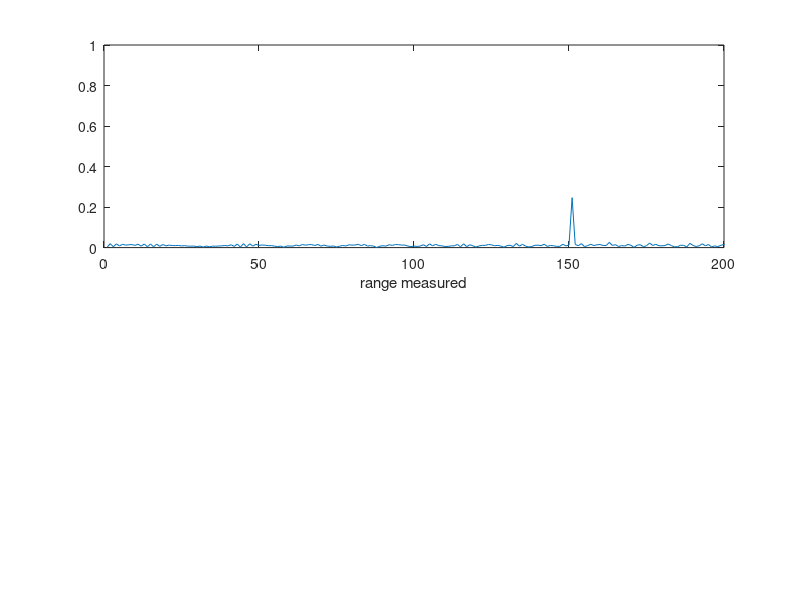
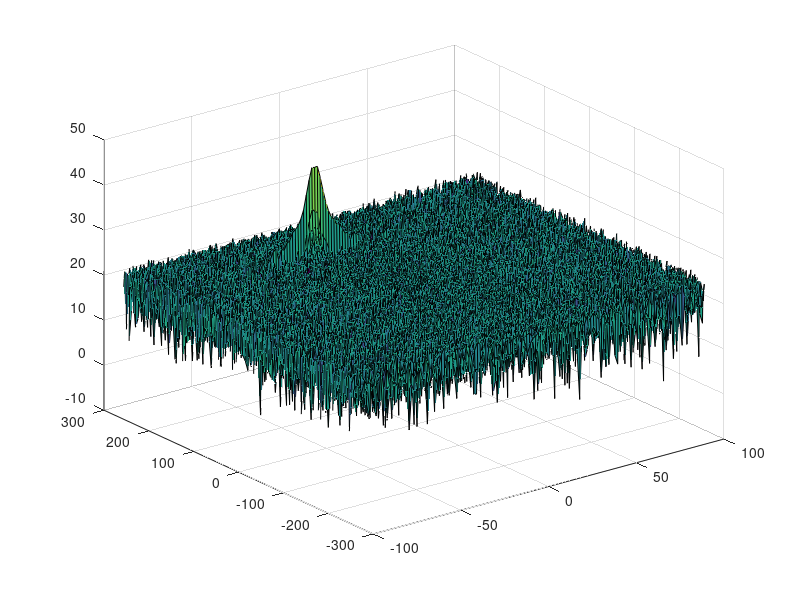
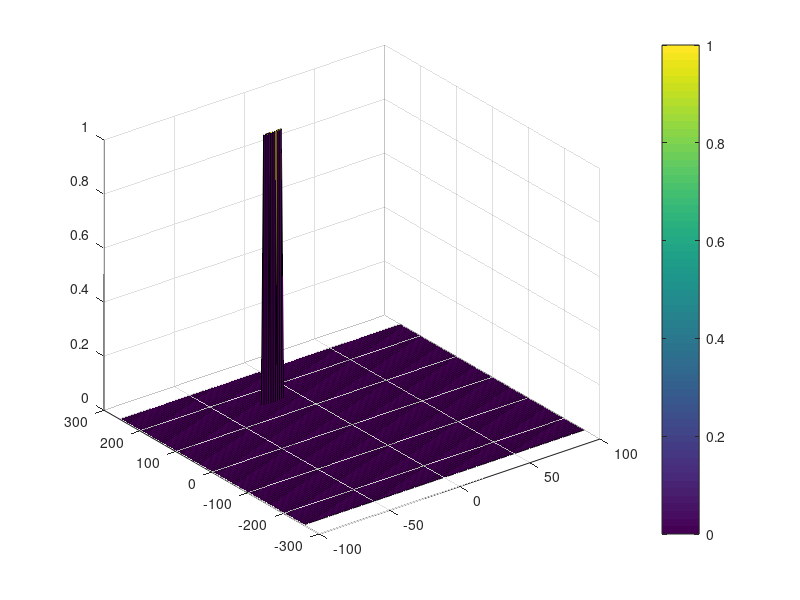

The MATLAB script that drew these images, in order:
clear all
clc;

%% Radar Specifications 
%%%%%%%%%%%%%%%%%%%%%%%%%%%
% Frequency of operation = 77GHz
% Max Range = 200m
% Range Resolution = 1 m
% Max Velocity = 100 m/s
%%%%%%%%%%%%%%%%%%%%%%%%%%%

%speed of light = 3e8
c = 3e8;        % speed of light
dres = 1;       % range resolution
Rmax = 200;     % maximum range

%% User Defined Range and Velocity of target
% *%TODO* :
% define the target's initial position and velocity. Note : Velocity
% remains contant
R = 150;    % initial range
v = -20;    % initial velocity


%% FMCW Waveform Genera1516 6342333tion

% *%TODO* :
%Design the FMCW waveform by giving the specs of each of its parameters.
% Calculate the Bandwidth (B), Chirp Time (Tchirp) and Slope (slope) of the FMCW
% chirp using the requirements above.
B = c / (2 * dres);                 % bandwith Bsweep
Tchirp = 5.5 * 2 * (Rmax / c);      % chirp time
slope = B / Tchirp;                 % slope of chirp

%Operating carrier frequency of Radar 
fc= 77e9;             %carrier freq

                                                          
%The number of chirps in one sequence. Its ideal to have 2^ value for the ease of running the FFT
%for Doppler Estimation. 
Nd=128;                   % #of doppler cells OR #of sent periods % number of chirps

%The number of samples on each chirp. 
Nr=1024;                  %for length of time OR # of range cells

% Timestamp for running the displacement scenario for every sample on each
% chirp
t=linspace(0,Nd*Tchirp,Nr*Nd); %total time for samples


%Creating the vectors for Tx, Rx and Mix based on the total samples input.
Tx=zeros(1,length(t)); %transmitted signal
Rx=zeros(1,length(t)); %received signal
Mix = zeros(1,length(t)); %beat signal

%Similar vectors for range_covered and time delay.
r_t=zeros(1,length(t));
td=zeros(1,length(t));


%% Signal generation and Moving Target simulation
% Running the radar scenario over the time. 

for i=1:length(t)         
    
    
    % *%TODO* :
    %For each time stamp update the Range of the Target for constant velocity.
    r_t(i) = R + v * t(i);      % based on s = v * t, mapped to range
    td(i) = 2 * r_t(i) / c;     % time delay
    
    % *%TODO* :
    %For each time sample we need update the transmitted and
    %received signal. 
    
    % update transmit sample
    Tx(i) = cos(2 * pi * (fc * t(i) + slope * t(i)^2 / 2));                      
    
    % update receive sample - shifted by time delay tau
    Rx(i) = cos(2 * pi * (fc * (t(i) - td(i)) + (slope * (t(i) - td(i))^2) / 2));
    
    % *%TODO* :
    %Now by mixing the Transmit and Receive generate the beat signal
    %This is done by element wise matrix multiplication of Transmit and
    %Receiver Signal
    Mix(i) = Tx(i) * Rx(i);     % mixed signal 
    
end

%% RANGE MEASUREMENT


 % *%TODO* :
%reshape the vector into Nr*Nd array. Nr and Nd here would also define the size of
%Range and Doppler FFT respectively.
signal_fft = reshape(Mix, [Nr, Nd]);    % reshape the linspace to 2D matrix Nr rows, Nd cols

 % *%TODO* :
%run the FFT on the beat signal along the range bins dimension (Nr) and
%normalize.
signal_fft = fft(signal_fft, Nr) / Nr;  % 1D FFT in Nr direction (col), normalized

 % *%TODO* :
% Take the absolute value of FFT output
signal_fft = abs(signal_fft);   % we are interested in the absolute value

 % *%TODO* :
% Output of FFT is double sided signal, but we are interested in only one side of the spectrum.
% Hence we throw out half of the samples.
signal_fft = signal_fft(1:(Nr / 2));  

%plotting the range
figure ('Name','Range from First FFT')
subplot(2, 1, 1)

 % *%TODO* :
 % plot FFT output 
plot(signal_fft);
axis ([0 200 0 1]);
xlabel('range measured');



%% RANGE DOPPLER RESPONSE
% The 2D FFT implementation is already provided here. This will run a 2DFFT
% on the mixed signal (beat signal) output and generate a range doppler
% map.You will implement CFAR on the generated RDM

% Range Doppler Map Generation.

% The output of the 2D FFT is an image that has reponse in the range and
% doppler FFT bins. So, it is important to convert the axis from bin sizes
% to range and doppler based on their Max values.

Mix=reshape(Mix,[Nr,Nd]);

% 2D FFT using the FFT size for both dimensions.
sig_fft2 = fft2(Mix,Nr,Nd);

% Taking just one side of signal from Range dimension.
sig_fft2 = sig_fft2(1:Nr/2,1:Nd);
sig_fft2 = fftshift (sig_fft2);
RDM = abs(sig_fft2);
RDM = 10*log10(RDM) ;

%use the surf function to plot the output of 2DFFT and to show axis in both
%dimensions
doppler_axis = linspace(-100,100,Nd);
range_axis = linspace(-200,200,Nr/2)*((Nr/2)/400);
figure,surf(doppler_axis,range_axis,RDM);

%% CFAR implementation

%Slide Window through the complete Range Doppler Map

% *%TODO* :
%Select the number of Training Cells in both the dimensions.
Tr = 10;    % training cells for range
Td = 4;     % training cells for doppler

% *%TODO* :
%Select the number of Guard Cells in both dimensions around the Cell under 
%test (CUT) for accurate estimation
Gr = 8;     % guard cells for range
Gd = 4;     % guard cells for doppler

no_of_tcells = (2 * Tr + 2 * Gr + 1) * (2 * Td + 2 * Gd + 1) - ...
    (2 * Gr + 1) * (2 * Gd + 1);

% *%TODO* :
% offset the threshold by SNR value in dB
offset = 10;   % threshold offset

% *%TODO* :
%Create a vector to store noise_level for each iteration on training cells
noise_level = zeros(1, 1);      % noise level in range and doppler direction


% *%TODO* :
%design a loop such that it slides the CUT across range doppler map by
%giving margins at the edges for Training and Guard Cells.
%For every iteration sum the signal level within all the training
%cells. To sum convert the value from logarithmic to linear using db2pow
%function. Average the summed values for all of the training
%cells used. After averaging convert it back to logarithimic using pow2db.
%Further add the offset to it to determine the threshold. Next, compare the
%signal under CUT with this threshold. If the CUT level > threshold assign
%it a value of 1, else equate it to 0.


   % Use RDM[x,y] as the matrix from the output of 2D FFT for implementing
   % CFAR

% slide over range dimension - /2 because only one half of the signal is
% used, keep spacing at the edges
sig_CFAR = zeros(size(RDM));

for r = (Tr + Gr + 1):(Nr / 2 - (Gr + Tr))
    
    % slide over doppler dimension - full signal range is used, keep
    % spacing at the edges
    for d = (Td + Gd + 1):(Nd - (Gd + Td))
        
        % TODO: sum the signal level within the training cells, convert db2pow
        
        % get the patch with all training and guard cell + CUT (converted)
        train_patch = db2pow(RDM(r - (Tr + Gr) : r + (Tr + Gr), d - (Td + Gd) : d + (Td + Gd)));
                
        % zero CUT and guard cells as we are not interested in these now 
        train_patch(Tr + 1 : end - Tr, Td + 1 : end - Td) = 0;
        
        (sum(sum(train_patch)) / no_of_tcells);
        
        % average summed values for used training cells and convert back
        % pow2db
        noise_level = pow2db(sum(sum(train_patch)) / no_of_tcells);
        
        % add the offset to determine the threshold
        threshold = noise_level + offset;
        
        % compare signal under CUT with threshold --> 0 or one
        if RDM(r, d) < threshold
            sig_CFAR(r, d) = 0;
        else
            sig_CFAR(r, d) = 1;
        end
    end
end


% *%TODO* :
% The process above will generate a thresholded block, which is smaller 
%than the Range Doppler Map as the CUT cannot be located at the edges of
%matrix. Hence,few cells will not be thresholded. To keep the map size same
% set those values to 0. 

% the not handled values are a boarder of training + guard cell
sig_CFAR(1 : Nr / 2, 1 : Td + Gd) = 0;          % front cols
sig_CFAR(1 : Nr / 2, Nd - (Td + Gd) : Nd) = 0;  % back cols
sig_CFAR(1 : Tr + Gr, 1 : Nd) = 0;                  % top rows
sig_CFAR(Nr / 2 - (Tr + Gr) : Nr / 2, 1 : Nd) = 0;  % bottom rows


% *%TODO* :
%display the CFAR output using the Surf function like we did for Range
%Doppler Response output.
figure('Name','CA-CFAR Filtered RDM'),surf(doppler_axis, range_axis, sig_CFAR);
colorbar;

 
 